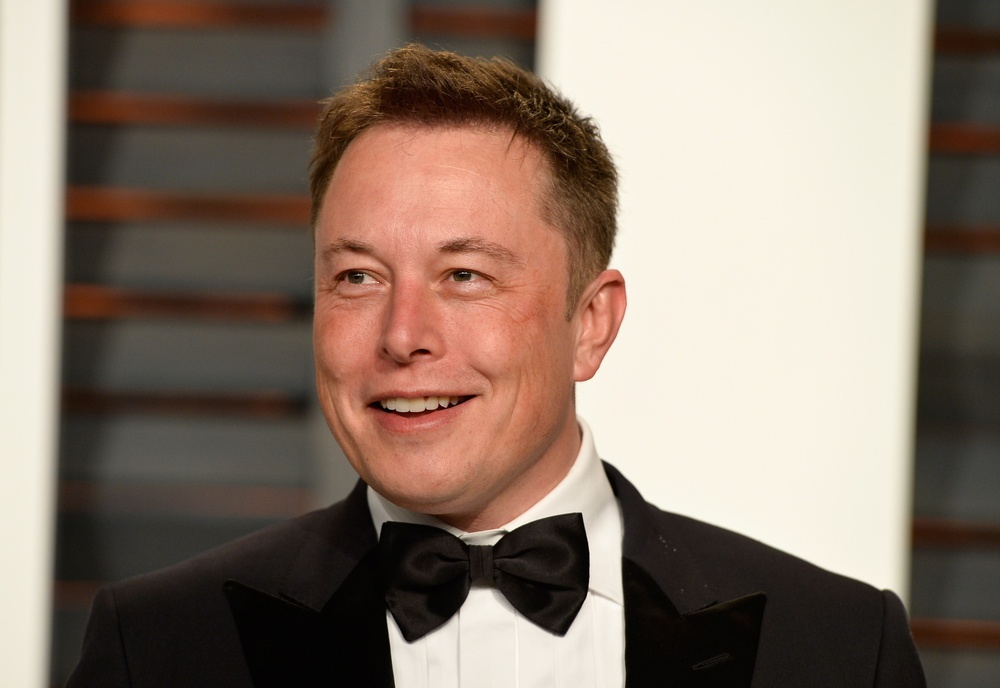
#> input picture PhotoEdu/ElonMusk.jpg, 1000 x 688 px, shrunk from 1846 x 1270 before the run
$ python SampleThresh.py
#> lines starting #> are read from the running program, lines starting #| are printed output that depends on the picture; after the words box and inside, x2 and y2 are one past the last pixel; in counts of white or black regions, pixels touching at a corner belong together
import cv2 as cv
import numpy as np
import matplotlib.pyplot as plt

img = cv.imread('PhotoEdu/ElonMusk.jpg')
#> img is the input picture: shape (688, 1000, 3); mean B, G, R 109.7, 122.6, 139.2
cv.imshow('Elon Musk', img)

gray = cv.cvtColor(img, cv.COLOR_BGR2GRAY)
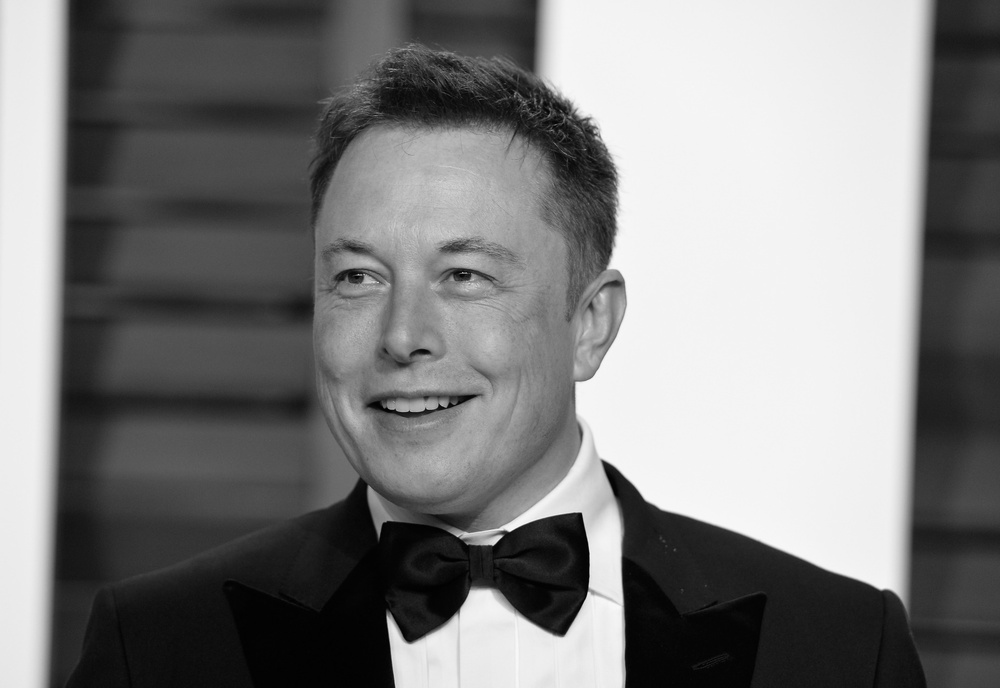
#> gray: shape (688, 1000); min 0, max 253, mean 126
cv.imshow('gray', gray)

#thresholding
threshold, thresh = cv.threshold(gray, 150, 255, cv.THRESH_BINARY)
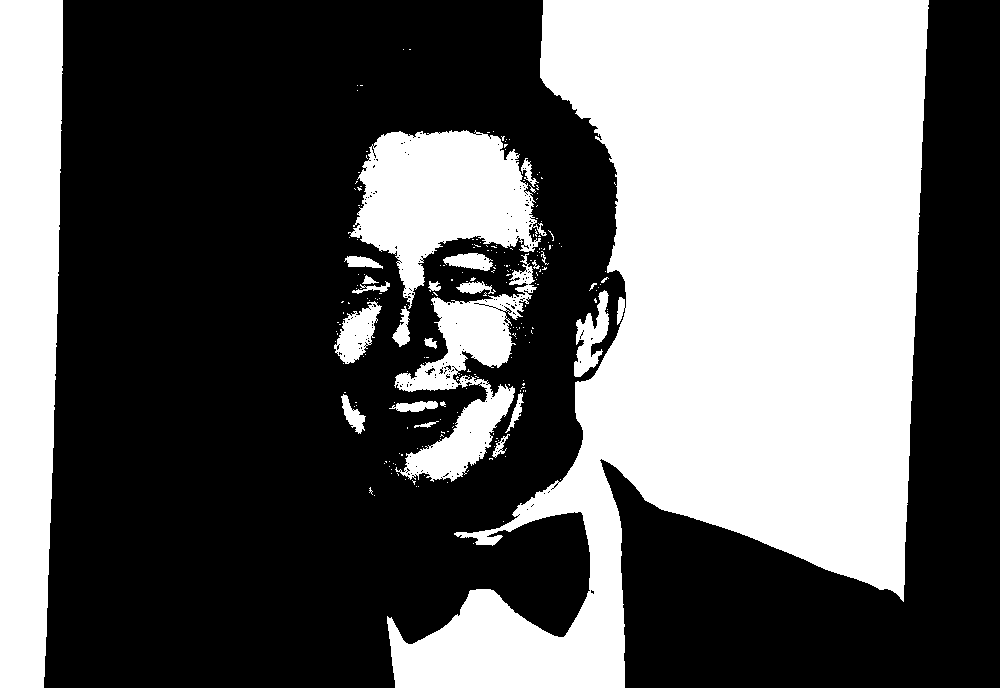
#> thresh: shape (688, 1000); 39.9% white; 231 white regions (206 under 20 px), largest, box (x1, y1, x2, y2) and area: (387, 0, 929, 688) 199432, (0, 0, 63, 688) 38229, (348, 130, 547, 309) 18960
cv.imshow('Simple Threshold', thresh)

threshold, thresh = cv.threshold(gray, 150, 255, cv.THRESH_BINARY_INV)
cv.imshow('Simple Threshold', thresh)

adaptive_thresh = cv.adaptiveThreshold(gray, 255, cv.ADAPTIVE_THRESH_MEAN_C, cv.THRESH_BINARY, 11, 3)
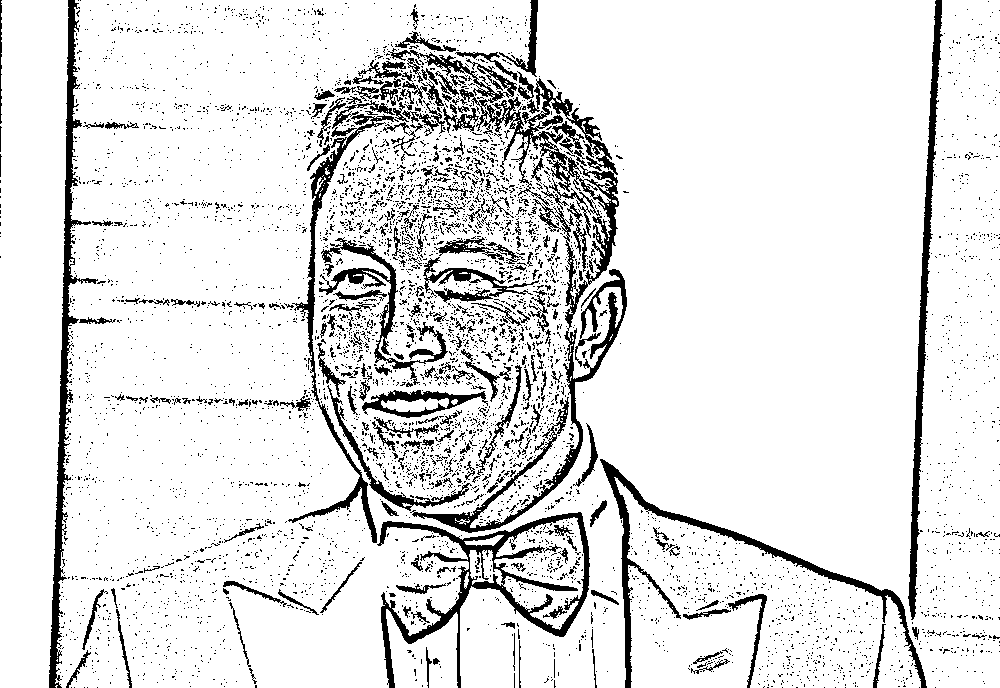
#> adaptive_thresh: shape (688, 1000); 88.7% white; 5408 black regions (5123 under 20 px), largest, box (x1, y1, x2, y2) and area: (388, 48, 627, 533) 12345, (377, 512, 590, 688) 6035, (49, 0, 98, 688) 5387
cv.imshow('Sadaptive_thresh', adaptive_thresh)

cv.waitKey(0)

$ run again, with PhotoEdu/Richard.jpg copied over PhotoEdu/ElonMusk.jpg
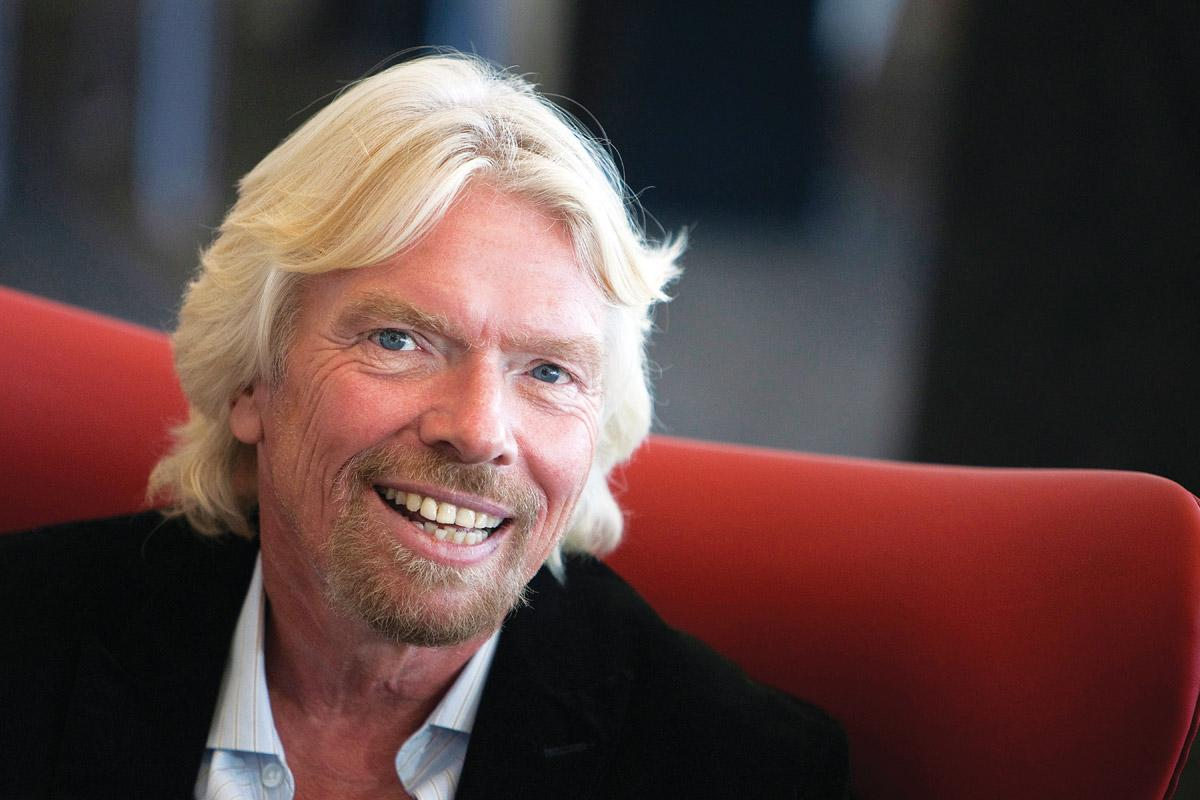
#> input picture PhotoEdu/Richard.jpg, 1200 x 800 px
#> img is the input picture: shape (800, 1200, 3); mean B, G, R 63.6, 65.3, 90
#> `threshold, thresh = cv.threshold(gray, 150, 255, cv.THRESH_BINARY)`:
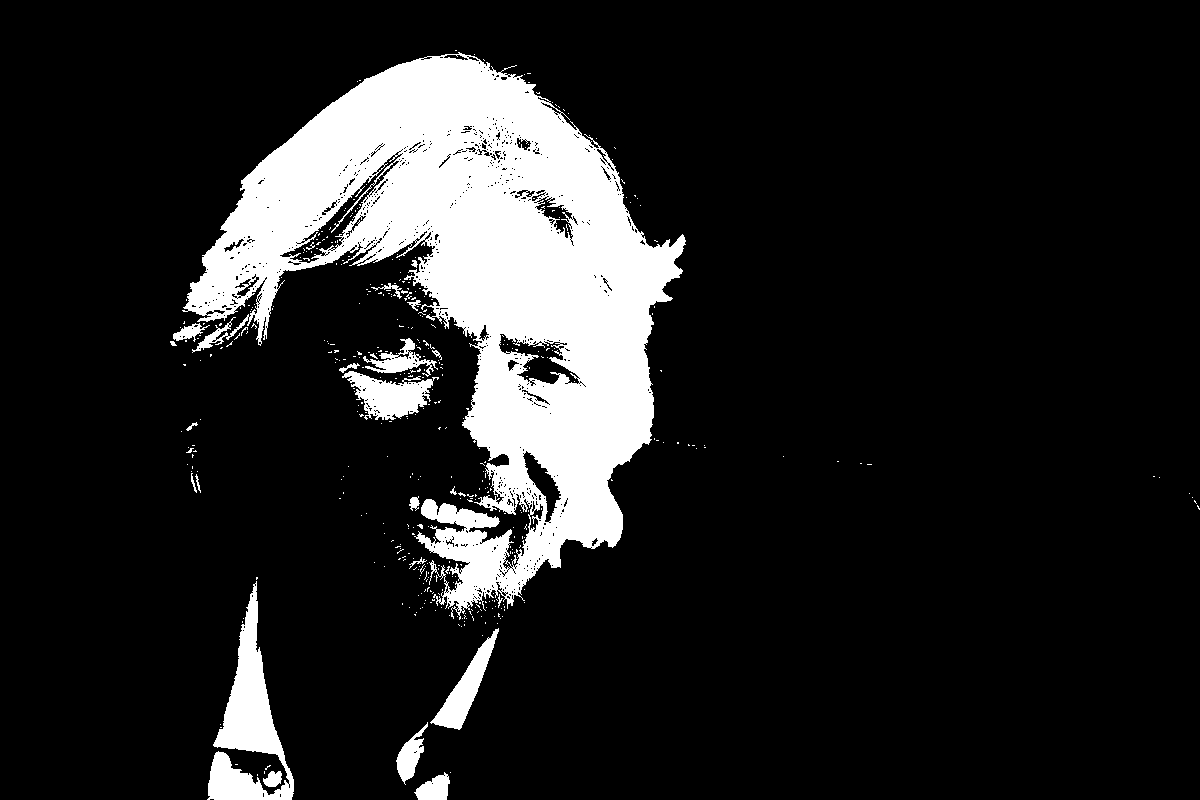
#> thresh: shape (800, 1200); 13.7% white; 439 white regions (416 under 20 px), largest, box (x1, y1, x2, y2) and area: (182, 52, 686, 620) 115314, (207, 581, 294, 800) 7254, (342, 371, 439, 420) 2464
#> `adaptive_thresh = cv.adaptiveThreshold(gray, 255, cv.ADAPTIVE_THRESH_M..`:
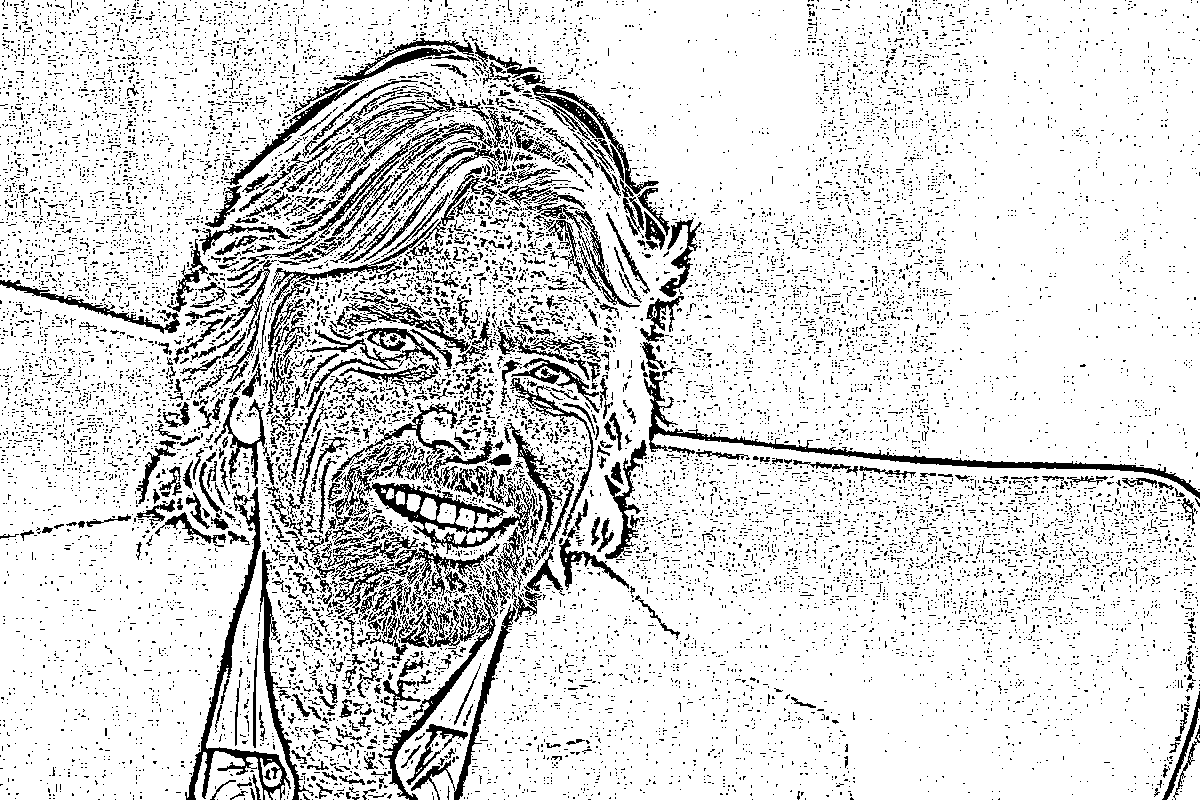
#> adaptive_thresh: shape (800, 1200); 85.1% white; black in thin lines or dots

$ run again, with PhotoEdu/VernerBraun.jpg copied over PhotoEdu/ElonMusk.jpg
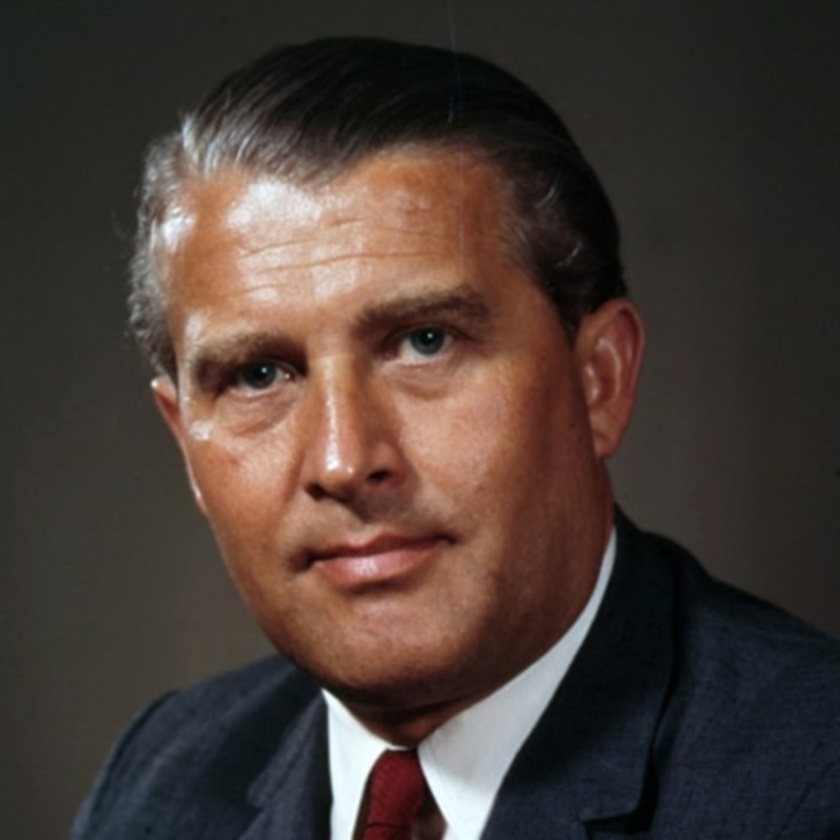
#> input picture PhotoEdu/VernerBraun.jpg, 840 x 840 px, shrunk from 1120 x 1120 before the run
#> img is the input picture: shape (840, 840, 3); mean B, G, R 53.7, 59.8, 72.4
#> `threshold, thresh = cv.threshold(gray, 150, 255, cv.THRESH_BINARY)`:
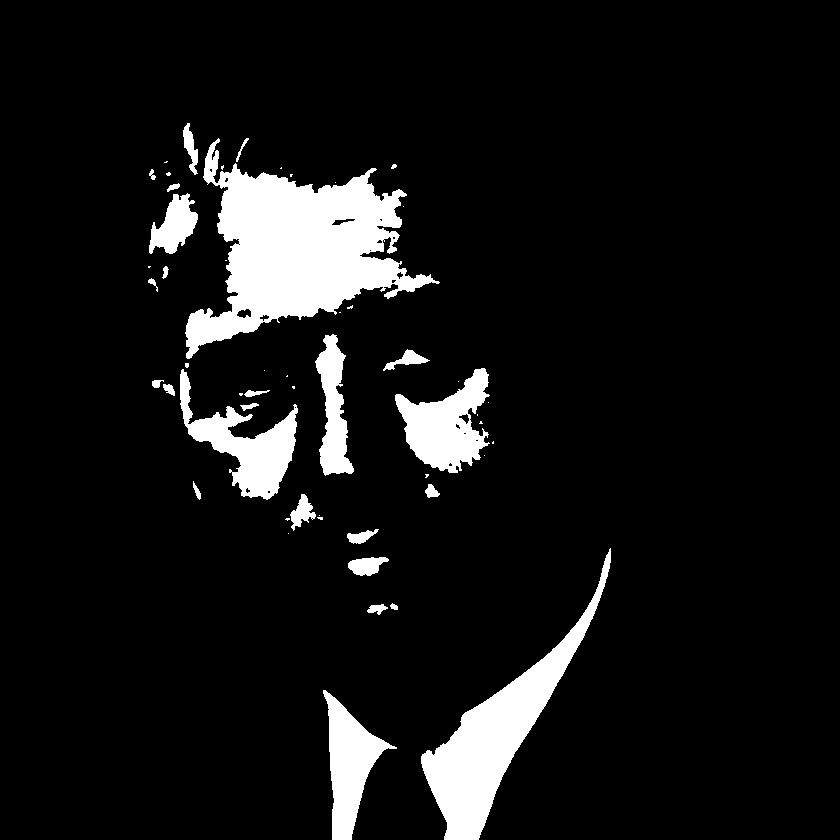
#> thresh: shape (840, 840); 8.5% white; 53 white regions (27 under 20 px), largest, box (x1, y1, x2, y2) and area: (185, 138, 440, 359) 24182, (421, 548, 611, 840) 12471, (180, 369, 298, 500) 5471
#> `adaptive_thresh = cv.adaptiveThreshold(gray, 255, cv.ADAPTIVE_THRESH_M..`:
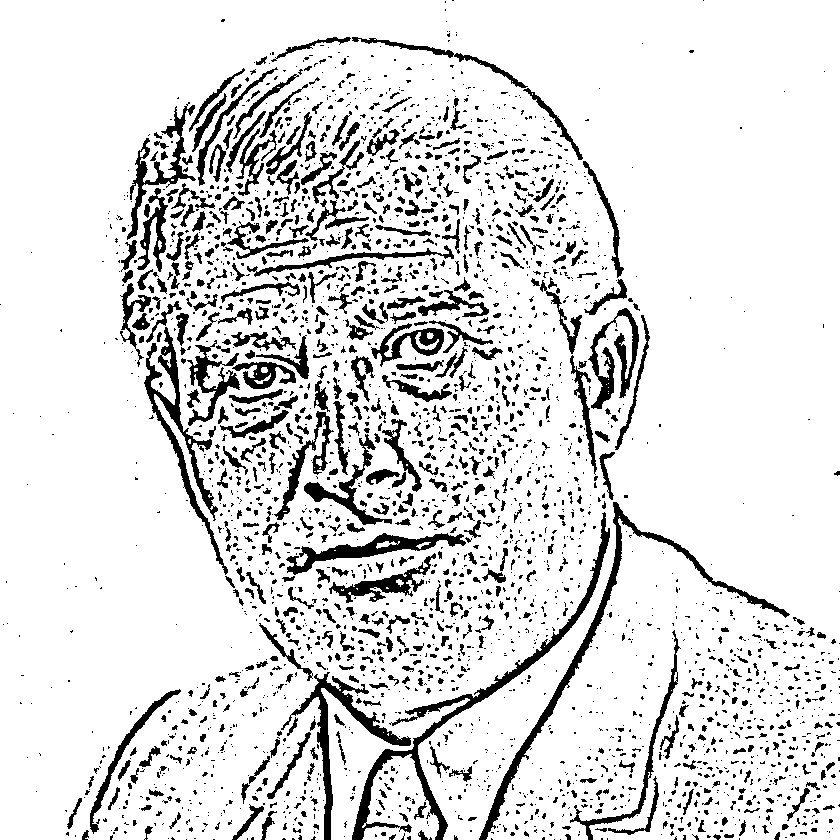
#> adaptive_thresh: shape (840, 840); 86.8% white; 2891 black regions (2184 under 20 px), largest, box (x1, y1, x2, y2) and area: (352, 512, 610, 840) 4557, (479, 502, 790, 840) 3740, (144, 327, 228, 575) 2970
